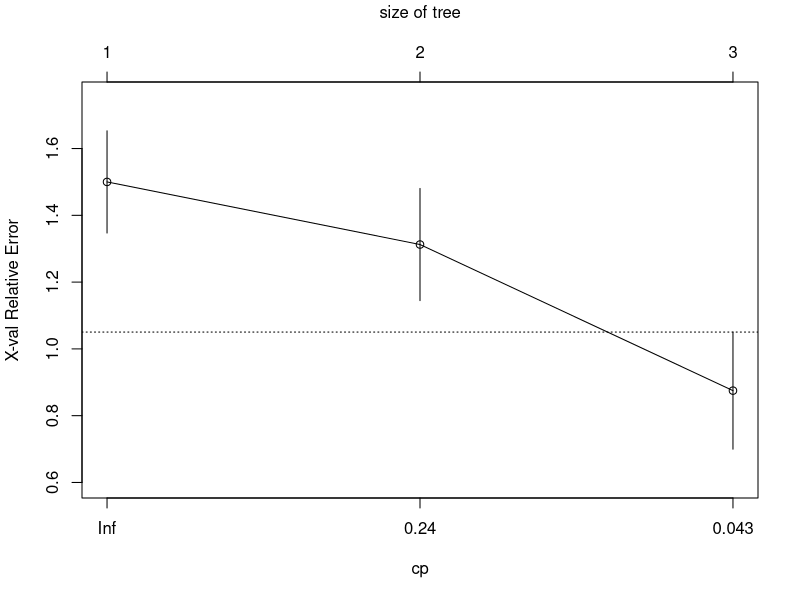
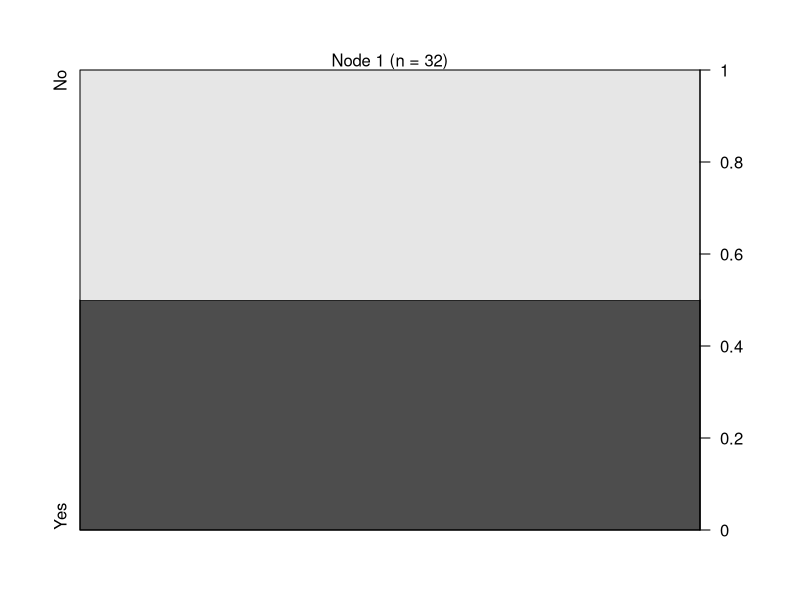
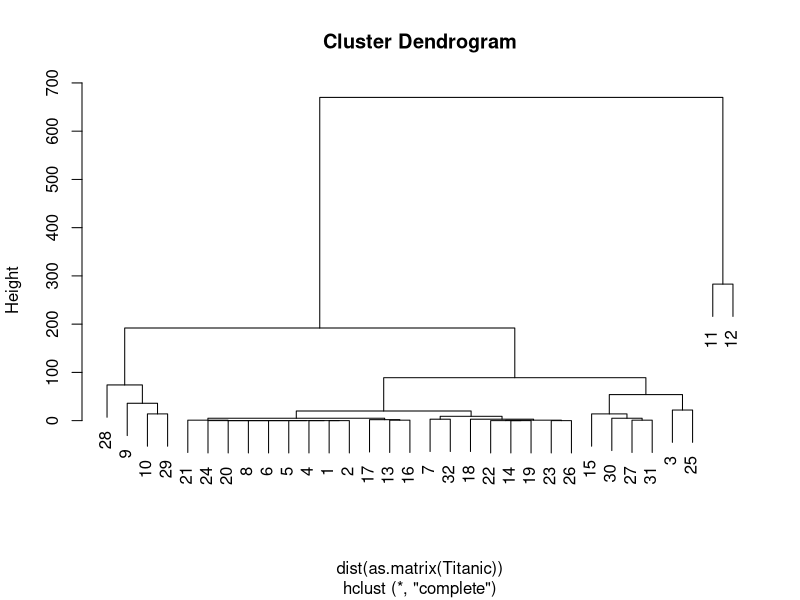
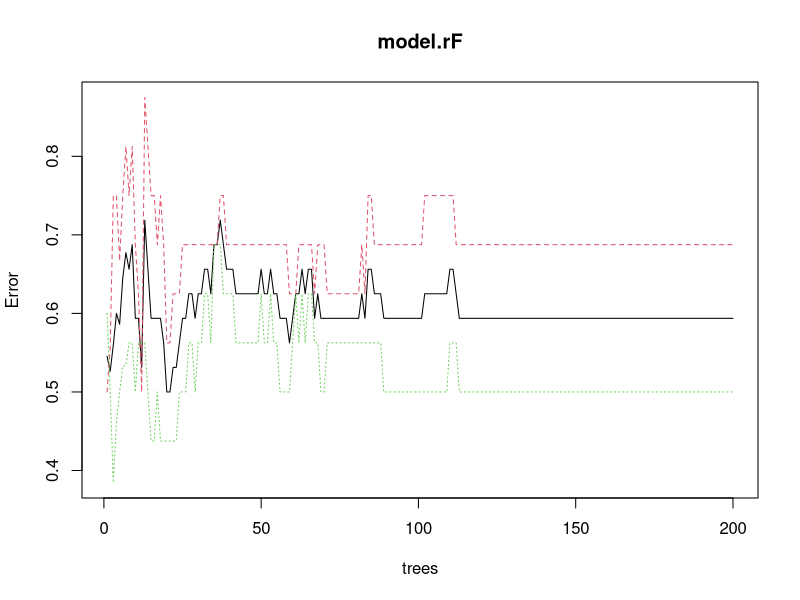

R code for these plots, in order:
data(Titanic)
library(rpart)
library(randomForest)
library(party)

pdf(file = "./lab6/titanic.pdf") # just to output everything to pdf

# run rpart
model.rpart <- rpart(Survived ~ ., method = "class", data = Titanic)
printcp(model.rpart) # display the results
plotcp(model.rpart) # visualize cross-validation results
summary(model.rpart) # detailed summary of splits

# run ctree
model.ctree <- ctree(Survived ~ ., data = Titanic)
print(model.ctree)
plot(model.ctree)

# run heirarchical clustering
model.hclust <- hclust(dist(as.matrix(Titanic)))
plot(model.hclust)

# run random forest
model.rF <- randomForest(Survived ~ ., data = Titanic, importance = TRUE, ntree = 200, mtry = 2)
print(model.rF)
plot(model.rF)

dev.off() # end pdf writing
